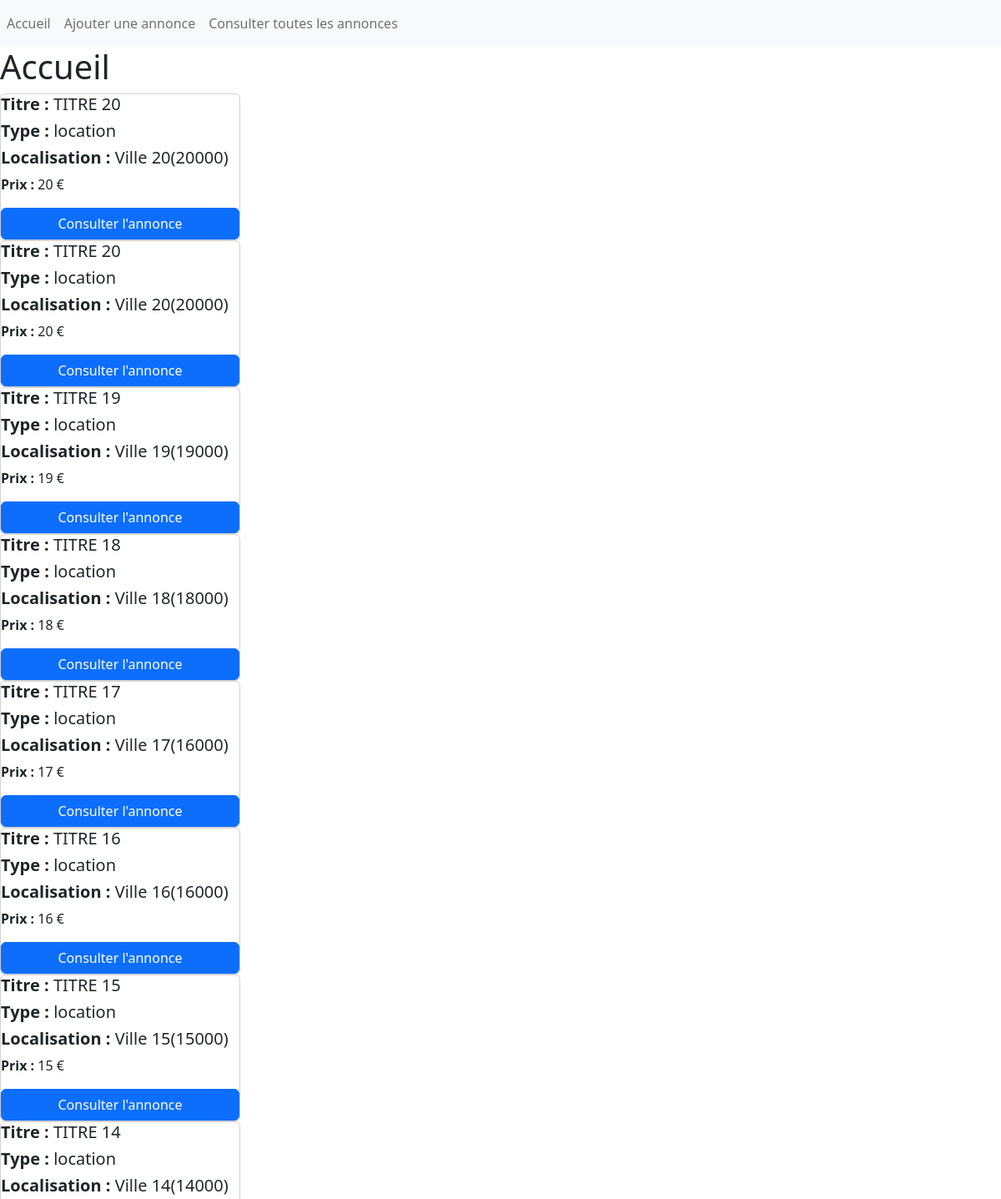
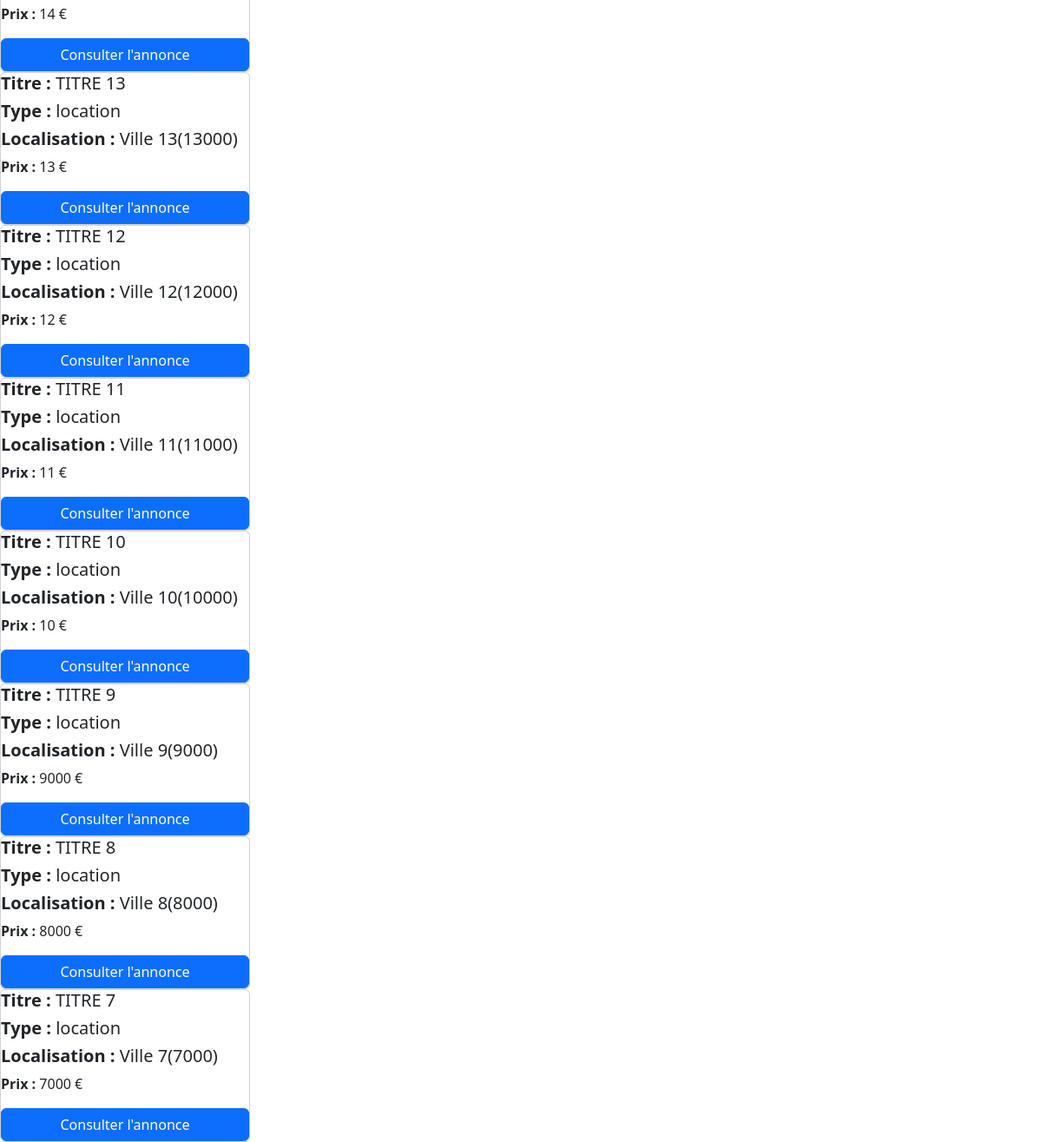
The page / on the database its author committed (2 pictures, top to bottom).
### tables this page shows
CREATE TABLE `advert` (
  `id` int(11) NOT NULL,
  `title` varchar(255) NOT NULL,
  `description` text NOT NULL,
  `postal_code` int(11) NOT NULL,
  `city` varchar(255) NOT NULL,
  `type` enum('location','vente','','') NOT NULL,
  `price` int(11) NOT NULL,
  `reservation_message` text DEFAULT NULL
);

### index.php (the view, shortened to what this page needs)
<?php
    $pdo = new PDO("mysql:host=localhost;dbname=wf3_php_intermediaire_julien", "root", "", [PDO::ATTR_ERRMODE => PDO::ERRMODE_WARNING, PDO::MYSQL_ATTR_INIT_COMMAND => "SET NAMES utf8"]);
    $resultat = $pdo->query("SELECT * from advert ORDER BY id DESC LIMIT 15");
    $touteLesAnnonces = $resultat->fetchAll(PDO::FETCH_ASSOC);
?>
<!doctype html>
<html lang="FR">
    <head>
        <link href="https://cdn.jsdelivr.net/npm/bootstrap@5.2.3/dist/css/bootstrap.min.css" rel="stylesheet">
    </head>
    <body>
        <header>
            <?php
                require("header.php");
            ?>
        </header>
        <h1>Accueil</h1>
        <?php
            foreach($touteLesAnnonces as $annonceUnique)
                {
                    $titreMiniscule = $annonceUnique['title'];
                    $titremajuscule = strtoupper($titreMiniscule);
                    echo "<div class='card' style='width: 18rem;>";
                    echo "<div class='card-body'>";
                    echo "<h5 class='card-title'><span style='font-weight:bold'>Titre : </span>" . $titremajuscule . "</h5>";
                    echo "<h5 class='card-title'><span style='font-weight:bold'>Type : </span>" . $annonceUnique['type'] . "</h5>";
                    echo "<h5 class='card-title'><span style='font-weight:bold'>Localisation : </span>" . $annonceUnique['city'] . "(" . $annonceUnique['postal_code']. ")</h5>";
                    echo "<p class='card-text'><span style='font-weight:bold'>Prix : </span>" . $annonceUnique['price'] ." €</p>";
                    echo "<a href='#' class='btn btn-primary'>Consulter l'annonce</a></div></div>";
                }
        ?>
    </body>
</html>

### header.php
<nav class="navbar navbar-expand-lg navbar-light bg-light">
  <div class="collapse navbar-collapse" id="navbarSupportedContent">
    <ul class="navbar-nav mr-auto">
      <li class="nav-item active">
        <a class="nav-link" href='index.php'>Accueil</a>
      </li>
      <li class="nav-item">
        <a class="nav-link" href='creation_annonce.php'>Ajouter une annonce</a>
      </li>
      <li class="nav-item">
        <a class="nav-link" href='toutes_les_annonces.php'>Consulter toutes les annonces</a>
      </li>
    </ul>
  </div>
</nav>

### rows shown on the page
advert: title "TITRE 20", type "location", city "Ville 20", postal_code "20000", price "20"
advert: title "TITRE 20", type "location", city "Ville 20", postal_code "20000", price "20"
advert: title "TITRE 19", type "location", city "Ville 19", postal_code "19000", price "19"
advert: title "TITRE 18", type "location", city "Ville 18", postal_code "18000", price "18"
advert: title "TITRE 17", type "location", city "Ville 17", postal_code "16000", price "17"
advert: title "TITRE 16", type "location", city "Ville 16", postal_code "16000", price "16"
advert: title "TITRE 15", type "location", city "Ville 15", postal_code "15000", price "15"
advert: title "TITRE 14", type "location", city "Ville 14", postal_code "14000", price "14"
advert: title "TITRE 13", type "location", city "Ville 13", postal_code "13000", price "13"
advert: title "TITRE 12", type "location", city "Ville 12", postal_code "12000", price "12"
advert: title "TITRE 11", type "location", city "Ville 11", postal_code "11000", price "11"
advert: title "TITRE 10", type "location", city "Ville 10", postal_code "10000", price "10"
advert: title "TITRE 9", type "location", city "Ville 9", postal_code "9000", price "9000"
advert: title "TITRE 8", type "location", city "Ville 8", postal_code "8000", price "8000"
advert: title "TITRE 7", type "location", city "Ville 7", postal_code "7000", price "7000"
